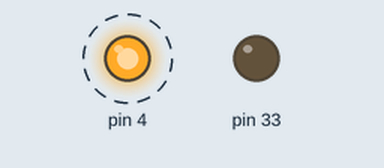
The program below on a simulated MicroPython board. On the bench: output pins drawn as LEDs (lit = HIGH). Dashed ring = blinking. At 1.2 s the program stops and its outputs stay as they are.

Above: at 0.05 s.
At 0.95 s:
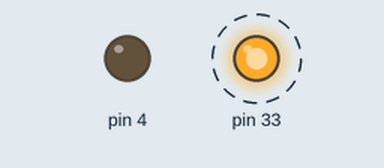
Timing chart, 0 to 2.7 s (numbered marks = the images above):
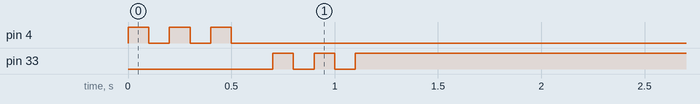

The program:

260923_blink_parameter.py
```python
from machine import Pin
import time

def blink_once(pin_num, times, ms_on, ms_off):
    led_controller = Pin(pin_num, Pin.OUT, value = 0)    # Pin도 함수이다.

    if pin_num == 4:
        ON = True                      # Pin 4은 value가 0일 때 on이다.
        OFF = False
    else:
        ON = False                     # Pin 33은 value가 1일 때 on이다.
        OFF = True

    for i in range(times):
        led_controller.value(ON)
        time.sleep_ms(ms_on)
        led_controller.value(OFF)
        time.sleep_ms(ms_off)

blink_once(4, 3, 100, 100)
blink_once(33, 3, 100, 100)

        
```

Measured:
- by itself, pin 4: alternates HIGH for 0.10 s and LOW for 0.10 s, 6 changes in all, then stays LOW
- by itself, pin 33: alternates HIGH for 0.10 s and LOW for 0.10 s, 5 changes in all, then stays HIGH
